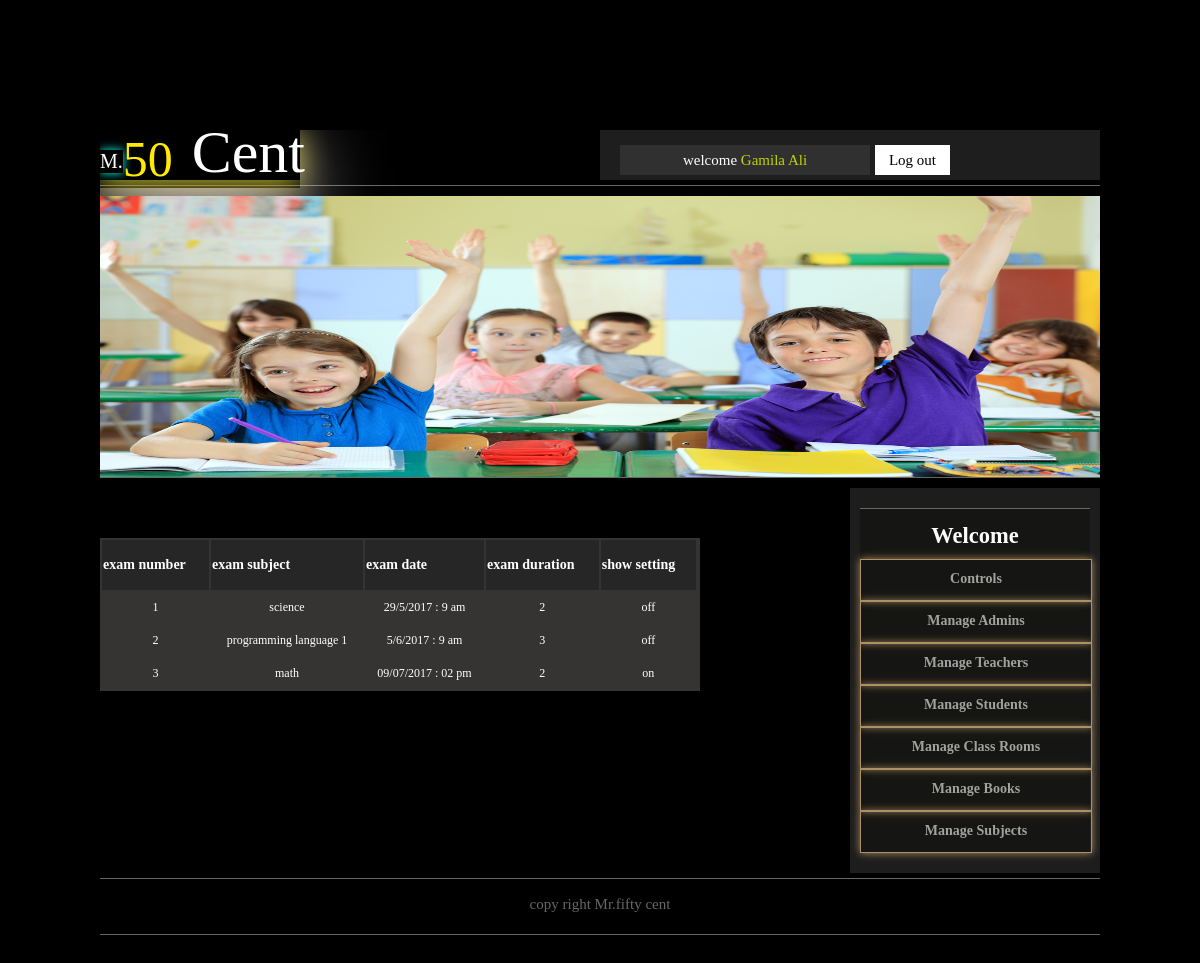
Screenshot of /school_management/cpanel/editexamsetting.php (signed in) with the database file from the repository.
### tables this page shows
CREATE TABLE IF NOT EXISTS `exam_sitting` (
  `id_exam` int(11) NOT NULL DEFAULT '0',
  `status` int(5) NOT NULL DEFAULT '0',
  PRIMARY KEY (`id_exam`,`status`)
);

CREATE TABLE IF NOT EXISTS `exam` (
  `id` int(11) NOT NULL AUTO_INCREMENT,
  `exam_date` text,
  `exam_duration` int(2) DEFAULT NULL,
  `grade` int(3) DEFAULT NULL,
  `id_teacher` int(11) DEFAULT NULL,
  `id_subject` int(11) DEFAULT NULL,
  PRIMARY KEY (`id`),
  KEY `id_teacher` (`id_teacher`),
  KEY `id_subject` (`id_subject`)
);

CREATE TABLE IF NOT EXISTS `subject` (
  `id` int(11) NOT NULL AUTO_INCREMENT,
  `name` varchar(250) DEFAULT NULL,
  PRIMARY KEY (`id`)
);

### school_management/lib/exam_sitting.php (called while the page is built, shortened)
<?php
    require_once '../config.php';
    class Exam_sitting{
        public static function retrieveAllExamSittings(){
            global $dbh;
            $sql=$dbh->prepare("SELECT * FROM exam_sitting");
            $sql->execute();
            $data=null;
            while($fetch=$sql->fetch(PDO::FETCH_ASSOC)){
                $data[]=$fetch;
            }
            return $data;
        }
    }
?>

### school_management/lib/exam.php (called while the page is built, shortened)
<?php
require_once '../config.php';
class Exam{
    public static function retrieveExamById($id){
        global $dbh;
        $sql=$dbh->prepare("SELECT * FROM exam WHERE id='$id'");
        $sql->execute();
        $fetch=$sql->fetch(PDO::FETCH_ASSOC);
        return $fetch;
    }
}
?>

### school_management/lib/subject.php (called while the page is built, shortened)
<?php
    require_once '../config.php';
    class Subject{
         public static function retrieveSubjectName($id){
            global $dbh;
            $sql=$dbh->prepare("SELECT name FROM subject WHERE id='$id'");
            $sql->execute();
            $fetch=$sql->fetch(PDO::FETCH_ASSOC);
            if(is_array($fetch)){
                return $fetch['name'];
            }else{
                return FALSE;
            }
        }
    }
?>

### school_management/cpanel/editexamsetting.php (the view, shortened to what this page needs)
<?php
    require_once '../lib/admin.php';
    require_once '../lib/subject.php';
    require_once '../lib/exam.php';
    require_once '../lib/exam_sitting.php';
    require_once 'template/header.php';
?>
<div id="content">
    <?php
        if (!(isset($_SESSION['id']) && isset($_SESSION['name']))) {
            echo 'please log in <a href="login.php">log in</a>';
            echo '<div id="loginImage"><a href="login.php"title="login"><img src="template/images/Log In.jpg"></a></div>';
        } else {
            ?>
    <div id="left_content">
    <div class="form">
        <table>
            <thead>
                <tr>
                    <td>exam number</td>
                    <td>exam subject</td>
                    <td>exam date</td>
                    <td>exam duration</td>
                    <td>show setting</td>
                </tr>
            </thead>
            <tbody>
                <?php
                 $allExamsSitting=Exam_sitting::retrieveAllExamSittings();
                    if(is_array($allExamsSitting)){
                        foreach ($allExamsSitting as $examsSitting ):
                            if($examsSitting['status']==0){
                                $examsSitting['status']='off';
                            }else{
                                $examsSitting['status']='on';
                            }
                             $exam=Exam::retrieveExamById($examsSitting['id_exam']);
                            echo '<tr>
                                    <td>'.$examsSitting['id_exam'].'</td>
                                    <td>'.Subject::retrieveSubjectName($exam['id_subject']).'</td>
                                    <td>'.$exam['exam_date'].'</td>
                                    <td>'.$exam['exam_duration'].'</td>
                                    <td>'.$examsSitting['status'].'<td>
                                </tr>';
                        endforeach;
                    }else{
                        echo '<tr><td colspan="5">there are no exams</td></tr>';
                    }
                ?>
            </tbody>
        </table>
    </div>
        </div>
     <?php }?>
</div>

### school_management/cpanel/template/css/base.css (style rules this page uses)
body { background:#000; font-family:tahoma; font-style:arial; font-size:15px; color: #fff7a1; }
#content { width:100%; height:auto; overflow: hidden; border-bottom:1px solid #696764; padding-bottom:5px; }
#left_content { width:750px;height:auto;overflow:hidden;float:left; }
#right_content { width:250px;height:auto;overflow:hidden;background:#1d1d1d; }
#menue { margin:20px 10px;background:#151513;width:230px;text-transform:capitalize; }
#menue_head { text-align:center;border-top:solid 1px #696764;width:100%;height:50px;line-height:16px;font-family:georgia;color:#FFF; }
.list_head { width:100%;height:40px;text-align:center;border:1px solid #ad9064;box-shadow: 0px 0px 8px #ad9064;cursor:pointer; }
.list_head h3 { line-height:10px;font-size: 14px;color:#A1A19D; }
#content .form { display:blok; margin: 50px 0px 0px; }
#content table { background: #363333; display:blok; margin: 50px 0px 0px; color:#FFF; width:80%; border:solid 1px rgb(38, 38, 38) none repeat scroll 0% 0%; }
#content table thead { background: rgb(38, 38, 38) none repeat scroll 0% 0%; height: 50px; font-family: tahoma; font-style:normal; font-size: 14px; font-weight: bold; color: rgb(255, 255, 255); }
#content table tbody { height: 30px; font-family: tahoma; font-style:normal; font-size: 12px; color: #FFF; text-align: center; }
#content table tbody tr td { padding:8px 0; }
#footer { width:100%; height:50px; padding-bottom:5px; border-bottom:1px solid #696764; text-align:center; line-height:50px; }
#footer a { text-decoration:none; color:#696764; }

### rows the page displays
exam_sitting: id_exam "1", id_exam.name "science", id_exam.exam_date "29/5/2017 : 9 am", id_exam.exam_duration "2", status "off"
exam_sitting: id_exam "2", id_exam.name "programming language 1", id_exam.exam_date "5/6/2017 : 9 am", id_exam.exam_duration "3", status "off"
exam_sitting: id_exam "3", id_exam.name "math", id_exam.exam_date "09/07/2017 : 02 pm", id_exam.exam_duration "2", status "on"

### other values shown
$_SESSION['name'] "Gamila Ali"
